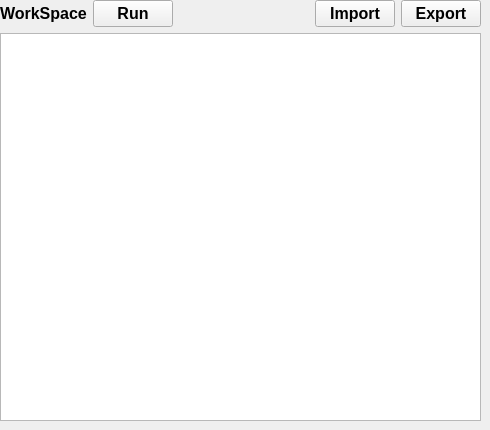
             <widget class="QWidget" name="pageWorkShop">
              <property name="sizePolicy">
               <sizepolicy hsizetype="Expanding" vsizetype="Expanding">
                <horstretch>1</horstretch>
                <verstretch>1</verstretch>
               </sizepolicy>
              </property>
              <widget class="QWidget" name="verticalLayoutWidget_12">
               <property name="geometry">
                <rect>
                 <x>0</x>
                 <y>0</y>
                 <width>481</width>
                 <height>421</height>
                </rect>
               </property>
               <layout class="QVBoxLayout" name="VLWorkShop">
                <property name="bottomMargin">
                 <number>0</number>
                </property>
                <item>
                 <layout class="QHBoxLayout" name="horizontalLayout_38">
                  <item>
                   <widget class="QLabel" name="label_6">
                    <property name="sizePolicy">
                     <sizepolicy hsizetype="Maximum" vsizetype="Preferred">
                      <horstretch>0</horstretch>
                      <verstretch>0</verstretch>
                     </sizepolicy>
                    </property>
                    <property name="font">
                     <font>
                      <pointsize>12</pointsize>
                      <bold>true</bold>
                     </font>
                    </property>
                    <property name="text">
                     <string>WorkSpace</string>
                    </property>
                   </widget>
                  </item>
                  <item>
                   <widget class="QPushButton" name="workshopRunBtn">
                    <property name="sizePolicy">
                     <sizepolicy hsizetype="Maximum" vsizetype="Fixed">
                      <horstretch>0</horstretch>
                      <verstretch>0</verstretch>
                     </sizepolicy>
                    </property>
                    <property name="font">
                     <font>
                      <pointsize>12</pointsize>
                      <bold>true</bold>
                     </font>
                    </property>
                    <property name="text">
                     <string>Run</string>
                    </property>
                   </widget>
                  </item>
                  <item>
                   <spacer name="horizontalSpacer_48">
                    <property name="orientation">
                     <enum>Qt::Orientation::Horizontal</enum>
                    </property>
                    <property name="sizeHint" stdset="0">
                     <size>
                      <width>40</width>
                      <height>20</height>
                     </size>
                    </property>
                   </spacer>
                  </item>
                  <item>
                   <widget class="QPushButton" name="workshopImportBtn">
                    <property name="sizePolicy">
                     <sizepolicy hsizetype="Maximum" vsizetype="Fixed">
                      <horstretch>0</horstretch>
                      <verstretch>0</verstretch>
                     </sizepolicy>
                    </property>
                    <property name="font">
                     <font>
                      <pointsize>12</pointsize>
                      <bold>true</bold>
                     </font>
                    </property>
                    <property name="text">
                     <string>Import</string>
                    </property>
                   </widget>
                  </item>
                  <item>
                   <widget class="QPushButton" name="workshopExportBtn">
                    <property name="sizePolicy">
                     <sizepolicy hsizetype="Maximum" vsizetype="Fixed">
                      <horstretch>0</horstretch>
                      <verstretch>0</verstretch>
                     </sizepolicy>
                    </property>
                    <property name="font">
                     <font>
                      <pointsize>12</pointsize>
                      <bold>true</bold>
                     </font>
                    </property>
                    <property name="text">
                     <string>Export</string>
                    </property>
                   </widget>
                  </item>
                 </layout>
                </item>
                <item>
                 <widget class="QTextEdit" name="workshopCodeSpace"/>
                </item>
               </layout>
              </widget>
             </widget>
